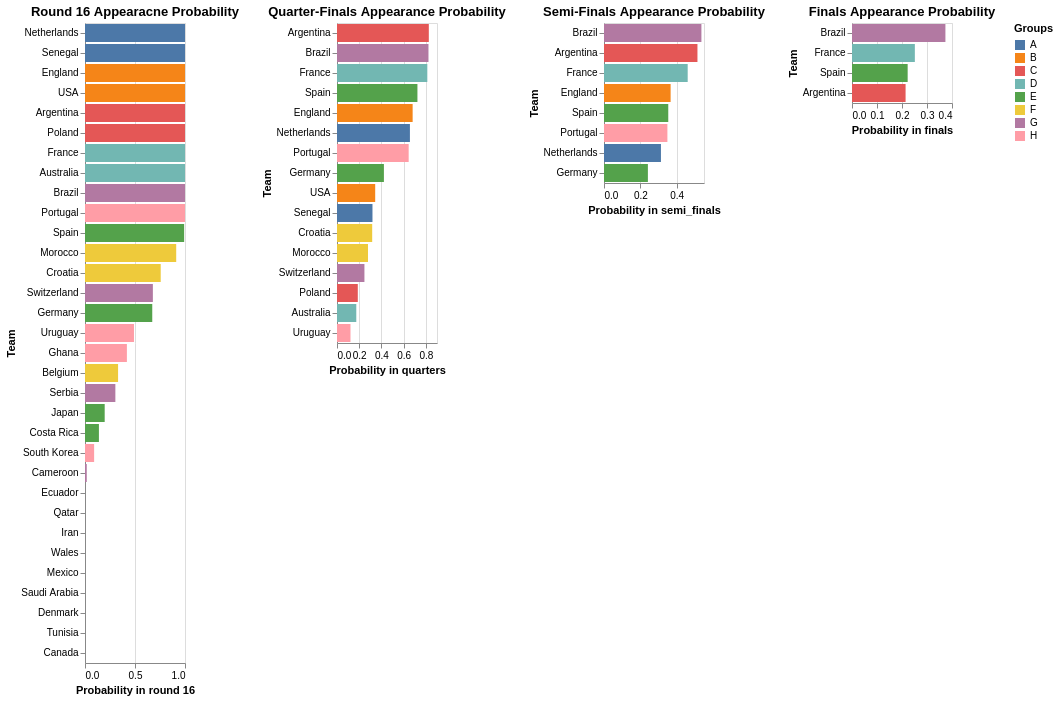

Vega-Lite specification for this chart:
### Vega-Lite specification from a JSON file in a GitHub repository (floating-point values rounded to 4 significant figures)
{"config": {"view": {"continuousWidth": 100, "continuousHeight": 100}}, "hconcat": [{"data": {"name": "data-f376c57174b79c258080a33457fbe157"}, "mark": "bar", "encoding": {"color": {"field": "group", "legend": {"title": "Groups"}, "type": "nominal"}, "tooltip": [{"field": "team", "type": "nominal"}, {"field": "make_round_of_16", "type": "quantitative"}], "x": {"field": "make_round_of_16", "title": "Probability in round 16", "type": "quantitative"}, "y": {"field": "team", "sort": "-x", "title": "Team", "type": "nominal"}}, "selection": {"selector216": {"type": "interval", "encodings": ["y"]}}, "title": "Round 16 Appearacne Probability"}, {"data": {"name": "data-2db8ddc316cecaf3ff98c6f0a971d65a"}, "mark": "bar", "encoding": {"color": {"field": "group", "legend": {"title": "Groups"}, "type": "nominal"}, "tooltip": [{"field": "team", "type": "nominal"}, {"field": "make_quarters", "type": "quantitative"}], "x": {"field": "make_quarters", "title": "Probability in quarters", "type": "quantitative"}, "y": {"field": "team", "sort": "-x", "title": "Team", "type": "nominal"}}, "selection": {"selector216": {"type": "interval", "encodings": ["y"]}}, "title": "Quarter-Finals Appearance Probability"}, {"data": {"name": "data-0d2ca94561ad717ebe8044854db4444f"}, "mark": "bar", "encoding": {"color": {"field": "group", "legend": {"title": "Groups"}, "type": "nominal"}, "tooltip": [{"field": "team", "type": "nominal"}, {"field": "make_semis", "type": "quantitative"}], "x": {"field": "make_semis", "title": "Probability in semi_finals", "type": "quantitative"}, "y": {"field": "team", "sort": "-x", "title": "Team", "type": "nominal"}}, "selection": {"selector216": {"type": "interval", "encodings": ["y"]}}, "title": "Semi-Finals Appearance Probability"}, {"data": {"name": "data-5a483a3a44ccfe800842f39fa7f07743"}, "mark": "bar", "encoding": {"color": {"field": "group", "legend": {"title": "Groups"}, "type": "nominal"}, "tooltip": [{"field": "team", "type": "nominal"}, {"field": "make_final", "type": "quantitative"}], "x": {"field": "make_final", "title": "Probability in finals", "type": "quantitative"}, "y": {"field": "team", "sort": "-x", "title": "Team", "type": "nominal"}}, "selection": {"selector216": {"type": "interval", "encodings": ["y"]}}, "title": "Finals Appearance Probability"}], "$schema": "https://vega.github.io/schema/vega-lite/v4.17.0.json", "datasets": {"data-f376c57174b79c258080a33457fbe157": [{"team": "Netherlands", "group": "A", "spi": 83.97, "sim_wins": 2.0, "sim_ties": 1.0, "sim_losses": 0.0, "sim_goal_diff": 4.0, "goals_scored": 5.0, "goals_against": 1.0, "group_1": 1.0, "make_round_of_16": 1.0, "make_quarters": 0.6562, "make_semis": 0.3132, "make_final": 0.1102, "win_league": 0.05378, "group16": "1"}, {"team": "Senegal", "group": "A", "spi": 75.47, "sim_wins": 2.0, "sim_ties": 0.0, "sim_losses": 1.0, "sim_goal_diff": 1.0, "goals_scored": 5.0, "goals_against": 4.0, "group_1": 0.0, "make_round_of_16": 1.0, "make_quarters": 0.3192, "make_semis": 0.1216, "make_final": 0.04702, "win_league": 0.0145, "group16": "2"}, {"team": "Ecuador", "group": "A", "spi": 73.84, "sim_wins": 1.0, "sim_ties": 1.0, "sim_losses": 1.0, "sim_goal_diff": 1.0, "goals_scored": 4.0, "goals_against": 3.0, "group_1": 0.0, "make_round_of_16": 0.0, "make_quarters": 0.0, "make_semis": 0.0, "make_final": 0.0, "win_league": 0.0, "group16": null}, {"team": "Qatar", "group": "A", "spi": 48.19, "sim_wins": 0.0, "sim_ties": 0.0, "sim_losses": 3.0, "sim_goal_diff": -6.0, "goals_scored": 1.0, "goals_against": 7.0, "group_1": 0.0, "make_round_of_16": 0.0, "make_quarters": 0.0, "make_semis": 0.0, "make_final": 0.0, "win_league": 0.0, "group16": null}, {"team": "England", "group": "B", "spi": 86.97, "sim_wins": 2.0, "sim_ties": 1.0, "sim_losses": 0.0, "sim_goal_diff": 7.0, "goals_scored": 9.0, "goals_against": 2.0, "group_1": 1.0, "make_round_of_16": 1.0, "make_quarters": 0.6808, "make_semis": 0.3664, "make_final": 0.1942, "win_league": 0.08616, "group16": "2"}, {"team": "USA", "group": "B", "spi": 73.07, "sim_wins": 1.0, "sim_ties": 2.0, "sim_losses": 0.0, "sim_goal_diff": 1.0, "goals_scored": 2.0, "goals_against": 1.0, "group_1": 0.0, "make_round_of_16": 1.0, "make_quarters": 0.3438, "make_semis": 0.1196, "make_final": 0.02891, "win_league": 0.01058, "group16": "1"}, {"team": "Iran", "group": "B", "spi": 68.31, "sim_wins": 1.0, "sim_ties": 0.0, "sim_losses": 2.0, "sim_goal_diff": -3.0, "goals_scored": 4.0, "goals_against": 7.0, "group_1": 0.0, "make_round_of_16": 0.0, "make_quarters": 0.0, "make_semis": 0.0, "make_final": 0.0, "win_league": 0.0, "group16": null}, {"team": "Wales", "group": "B", "spi": 62.48, "sim_wins": 0.0, "sim_ties": 1.0, "sim_losses": 2.0, "sim_goal_diff": -5.0, "goals_scored": 1.0, "goals_against": 6.0, "group_1": 0.0, "make_round_of_16": 0.0, "make_quarters": 0.0, "make_semis": 0.0, "make_final": 0.0, "win_league": 0.0, "group16": null}, {"team": "Argentina", "group": "C", "spi": 87.98, "sim_wins": 2.0, "sim_ties": 0.0, "sim_losses": 1.0, "sim_goal_diff": 3.0, "goals_scored": 5.0, "goals_against": 2.0, "group_1": 1.0, "make_round_of_16": 1.0, "make_quarters": 0.8264, "make_semis": 0.514, "make_final": 0.2143, "win_league": 0.1165, "group16": "3"}, {"team": "Poland", "group": "C", "spi": 65.77, "sim_wins": 1.0, "sim_ties": 1.0, "sim_losses": 1.0, "sim_goal_diff": 0.0, "goals_scored": 2.0, "goals_against": 2.0, "group_1": 0.0, "make_round_of_16": 1.0, "make_quarters": 0.1872, "make_semis": 0.05164, "make_final": 0.01424, "win_league": 0.00294, "group16": "4"}, {"team": "Mexico", "group": "C", "spi": 74.07, "sim_wins": 1.0, "sim_ties": 1.0, "sim_losses": 1.0, "sim_goal_diff": -1.0, "goals_scored": 2.0, "goals_against": 3.0, "group_1": 0.0, "make_round_of_16": 0.0, "make_quarters": 0.0, "make_semis": 0.0, "make_final": 0.0, "win_league": 0.0, "group16": null}, {"team": "Saudi Arabia", "group": "C", "spi": 60.44, "sim_wins": 1.0, "sim_ties": 0.0, "sim_losses": 2.0, "sim_goal_diff": -2.0, "goals_scored": 3.0, "goals_against": 5.0, "group_1": 0.0, "make_round_of_16": 0.0, "make_quarters": 0.0, "make_semis": 0.0, "make_final": 0.0, "win_league": 0.0, "group16": null}, {"team": "France", "group": "D", "spi": 88.57, "sim_wins": 2.0, "sim_ties": 0.0, "sim_losses": 1.0, "sim_goal_diff": 3.0, "goals_scored": 6.0, "goals_against": 3.0, "group_1": 1.0, "make_round_of_16": 1.0, "make_quarters": 0.8128, "make_semis": 0.4603, "make_final": 0.2514, "win_league": 0.1131, "group16": "4"}, {"team": "Australia", "group": "D", "spi": 63.05, "sim_wins": 2.0, "sim_ties": 0.0, "sim_losses": 1.0, "sim_goal_diff": -1.0, "goals_scored": 3.0, "goals_against": 4.0, "group_1": 0.0, "make_round_of_16": 1.0, "make_quarters": 0.1736, "make_semis": 0.05324, "make_final": 0.00808, "win_league": 0.00214, "group16": "3"}, {"team": "Denmark", "group": "D", "spi": 76.68, "sim_wins": 0.0, "sim_ties": 1.0, "sim_losses": 2.0, "sim_goal_diff": -2.0, "goals_scored": 1.0, "goals_against": 3.0, "group_1": 0.0, "make_round_of_16": 0.0, "make_quarters": 0.0, "make_semis": 0.0, "make_final": 0.0, "win_league": 0.0, "group16": null}, {"team": "Tunisia", "group": "D", "spi": 67.83, "sim_wins": 1.0, "sim_ties": 1.0, "sim_losses": 1.0, "sim_goal_diff": 0.0, "goals_scored": 1.0, "goals_against": 1.0, "group_1": 0.0, "make_round_of_16": 0.0, "make_quarters": 0.0, "make_semis": 0.0, "make_final": 0.0, "win_league": 0.0, "group16": null}, {"team": "Spain", "group": "E", "spi": 90.62, "sim_wins": 1.612, "sim_ties": 1.249, "sim_losses": 0.1392, "sim_goal_diff": 8.041, "goals_scored": 9.753, "goals_against": 1.711, "group_1": 0.8483, "make_round_of_16": 0.9914, "make_quarters": 0.7239, "make_semis": 0.3535, "make_final": 0.2226, "win_league": 0.1323, "group16": "5"}, {"team": "Germany", "group": "E", "spi": 88.86, "sim_wins": 0.8048, "sim_ties": 1.145, "sim_losses": 1.05, "sim_goal_diff": 1.017, "goals_scored": 4.518, "goals_against": 3.5, "group_1": 0.0, "make_round_of_16": 0.6726, "make_quarters": 0.4222, "make_semis": 0.2414, "make_final": 0.132, "win_league": 0.05971, "group16": "6"}, {"team": "Japan", "group": "E", "spi": 73.68, "sim_wins": 1.139, "sim_ties": 0.249, "sim_losses": 1.612, "sim_goal_diff": -1.041, "goals_scored": 2.711, "goals_against": 3.753, "group_1": 0.1392, "make_round_of_16": 0.1969, "make_quarters": 0.09658, "make_semis": 0.02746, "make_final": 0.0118, "win_league": 0.00417, "group16": null}, {"team": "Costa Rica", "group": "E", "spi": 52.9, "sim_wins": 1.05, "sim_ties": 0.1449, "sim_losses": 1.805, "sim_goal_diff": -8.017, "goals_scored": 1.5, "goals_against": 9.518, "group_1": 0.01247, "make_round_of_16": 0.1391, "make_quarters": 0.0306, "make_semis": 0.00581, "make_final": 0.00112, "win_league": 0.00015, "group16": null}, {"team": "Morocco", "group": "F", "spi": 74.99, "sim_wins": 1.396, "sim_ties": 1.317, "sim_losses": 0.2878, "sim_goal_diff": 2.213, "goals_scored": 3.2, "goals_against": 0.9867, "group_1": 0.2579, "make_round_of_16": 0.9121, "make_quarters": 0.2789, "make_semis": 0.08576, "make_final": 0.03484, "win_league": 0.01198, "group16": "6"}, {"team": "Croatia", "group": "F", "spi": 80.87, "sim_wins": 1.387, "sim_ties": 1.285, "sim_losses": 0.3277, "sim_goal_diff": 3.132, "goals_scored": 5.37, "goals_against": 2.238, "group_1": 0.5435, "make_round_of_16": 0.7571, "make_quarters": 0.3167, "make_semis": 0.1384, "make_final": 0.06353, "win_league": 0.02498, "group16": "5"}, {"team": "Belgium", "group": "F", "spi": 79.44, "sim_wins": 1.328, "sim_ties": 0.2855, "sim_losses": 1.387, "sim_goal_diff": -1.132, "goals_scored": 2.238, "goals_against": 3.37, "group_1": 0.1986, "make_round_of_16": 0.3308, "make_quarters": 0.1311, "make_semis": 0.05339, "make_final": 0.02348, "win_league": 0.00891, "group16": null}, {"team": "Canada", "group": "F", "spi": 71.52, "sim_wins": 0.2878, "sim_ties": 0.3167, "sim_losses": 2.396, "sim_goal_diff": -4.213, "goals_scored": 1.987, "goals_against": 6.2, "group_1": 0.0, "make_round_of_16": 0.0, "make_quarters": 0.0, "make_semis": 0.0, "make_final": 0.0, "win_league": 0.0, "group16": null}, {"team": "Brazil", "group": "G", "spi": 93.48, "sim_wins": 2.811, "sim_ties": 0.1536, "sim_losses": 0.0357, "sim_goal_diff": 4.939, "goals_scored": 5.254, "goals_against": 0.3151, "group_1": 0.9959, "make_round_of_16": 1.0, "make_quarters": 0.8233, "make_semis": 0.5358, "make_final": 0.3737, "win_league": 0.2477, "group16": "7"}, {"team": "Switzerland", "group": "G", "spi": 77.0, "sim_wins": 1.397, "sim_ties": 0.2926, "sim_losses": 1.311, "sim_goal_diff": 0.1824, "goals_scored": 2.355, "goals_against": 2.173, "group_1": 0.00413, "make_round_of_16": 0.6787, "make_quarters": 0.2469, "make_semis": 0.1025, "make_final": 0.04106, "win_league": 0.01404, "group16": "8"}, {"team": "Serbia", "group": "G", "spi": 74.72, "sim_wins": 0.3106, "sim_ties": 1.293, "sim_losses": 1.397, "sim_goal_diff": -2.182, "goals_scored": 4.173, "goals_against": 6.355, "group_1": 0.0, "make_round_of_16": 0.3036, "make_quarters": 0.1023, "make_semis": 0.03996, "make_final": 0.01558, "win_league": 0.0046, "group16": null}, {"team": "Cameroon", "group": "G", "spi": 64.48, "sim_wins": 0.0357, "sim_ties": 1.154, "sim_losses": 1.811, "sim_goal_diff": -2.939, "goals_scored": 3.315, "goals_against": 6.254, "group_1": 0.0, "make_round_of_16": 0.01764, "make_quarters": 0.00474, "make_semis": 0.00154, "make_final": 0.00066, "win_league": 0.00012, "group16": null}, {"team": "Portugal", "group": "H", "spi": 87.55, "sim_wins": 2.588, "sim_ties": 0.2455, "sim_losses": 0.1664, "sim_goal_diff": 3.941, "goals_scored": 6.803, "goals_against": 2.862, "group_1": 0.9886, "make_round_of_16": 1.0, "make_quarters": 0.645, "make_semis": 0.3487, "make_final": 0.1818, "win_league": 0.07915, "group16": "8"}, {"team": "Uruguay", "group": "H", "spi": 79.28, "sim_wins": 0.5664, "sim_ties": 1.277, "sim_losses": 1.157, "sim_goal_diff": -1.146, "goals_scored": 1.537, "goals_against": 2.683, "group_1": 0.0, "make_round_of_16": 0.4898, "make_quarters": 0.1213, "make_semis": 0.05119, "make_final": 0.02476, "win_league": 0.01112, "group16": "7"}, {"team": "Ghana", "group": "H", "spi": 60.5, "sim_wins": 1.157, "sim_ties": 0.2766, "sim_losses": 1.566, "sim_goal_diff": -0.8536, "goals_scored": 5.683, "goals_against": 6.537, "group_1": 0.01145, "make_round_of_16": 0.419, "make_quarters": 0.0395, "make_semis": 0.00901, "make_final": 0.0023, "win_league": 0.00044, "group16": null}, {"team": "South Korea", "group": "H", "spi": 70.35, "sim_wins": 0.1664, "sim_ties": 1.245, "sim_losses": 1.588, "sim_goal_diff": -1.941, "goals_scored": 2.862, "goals_against": 4.803, "group_1": 0.0, "make_round_of_16": 0.09123, "make_quarters": 0.01693, "make_semis": 0.00563, "make_final": 0.00237, "win_league": 0.00094, "group16": null}], "data-2db8ddc316cecaf3ff98c6f0a971d65a": [{"index": 0, "team": "Netherlands", "group": "A", "group16": "1", "make_round_of_16": 1.0, "make_quarters": 0.6562, "make_semis": 0.3132, "make_final": 0.1102, "win_league": 0.05378, "group8": "1"}, {"index": 5, "team": "USA", "group": "B", "group16": "1", "make_round_of_16": 1.0, "make_quarters": 0.3438, "make_semis": 0.1196, "make_final": 0.02891, "win_league": 0.01058, "group8": null}, {"index": 4, "team": "England", "group": "B", "group16": "2", "make_round_of_16": 1.0, "make_quarters": 0.6808, "make_semis": 0.3664, "make_final": 0.1942, "win_league": 0.08616, "group8": "2"}, {"index": 1, "team": "Senegal", "group": "A", "group16": "2", "make_round_of_16": 1.0, "make_quarters": 0.3192, "make_semis": 0.1216, "make_final": 0.04702, "win_league": 0.0145, "group8": null}, {"index": 8, "team": "Argentina", "group": "C", "group16": "3", "make_round_of_16": 1.0, "make_quarters": 0.8264, "make_semis": 0.514, "make_final": 0.2143, "win_league": 0.1165, "group8": "1"}, {"index": 13, "team": "Australia", "group": "D", "group16": "3", "make_round_of_16": 1.0, "make_quarters": 0.1736, "make_semis": 0.05324, "make_final": 0.00808, "win_league": 0.00214, "group8": null}, {"index": 12, "team": "France", "group": "D", "group16": "4", "make_round_of_16": 1.0, "make_quarters": 0.8128, "make_semis": 0.4603, "make_final": 0.2514, "win_league": 0.1131, "group8": "2"}, {"index": 9, "team": "Poland", "group": "C", "group16": "4", "make_round_of_16": 1.0, "make_quarters": 0.1872, "make_semis": 0.05164, "make_final": 0.01424, "win_league": 0.00294, "group8": null}, {"index": 16, "team": "Spain", "group": "E", "group16": "5", "make_round_of_16": 0.9914, "make_quarters": 0.7239, "make_semis": 0.3535, "make_final": 0.2226, "win_league": 0.1323, "group8": "3"}, {"index": 21, "team": "Croatia", "group": "F", "group16": "5", "make_round_of_16": 0.7571, "make_quarters": 0.3167, "make_semis": 0.1384, "make_final": 0.06353, "win_league": 0.02498, "group8": null}, {"index": 17, "team": "Germany", "group": "E", "group16": "6", "make_round_of_16": 0.6726, "make_quarters": 0.4222, "make_semis": 0.2414, "make_final": 0.132, "win_league": 0.05971, "group8": "3"}, {"index": 20, "team": "Morocco", "group": "F", "group16": "6", "make_round_of_16": 0.9121, "make_quarters": 0.2789, "make_semis": 0.08576, "make_final": 0.03484, "win_league": 0.01198, "group8": null}, {"index": 24, "team": "Brazil", "group": "G", "group16": "7", "make_round_of_16": 1.0, "make_quarters": 0.8233, "make_semis": 0.5358, "make_final": 0.3737, "win_league": 0.2477, "group8": "4"}, {"index": 29, "team": "Uruguay", "group": "H", "group16": "7", "make_round_of_16": 0.4898, "make_quarters": 0.1213, "make_semis": 0.05119, "make_final": 0.02476, "win_league": 0.01112, "group8": null}, {"index": 28, "team": "Portugal", "group": "H", "group16": "8", "make_round_of_16": 1.0, "make_quarters": 0.645, "make_semis": 0.3487, "make_final": 0.1818, "win_league": 0.07915, "group8": "4"}, {"index": 25, "team": "Switzerland", "group": "G", "group16": "8", "make_round_of_16": 0.6787, "make_quarters": 0.2469, "make_semis": 0.1025, "make_final": 0.04106, "win_league": 0.01404, "group8": null}], "data-0d2ca94561ad717ebe8044854db4444f": [{"index": 4, "team": "Argentina", "group": "C", "group8": "1", "make_quarters": 0.8264, "make_semis": 0.514, "make_final": 0.2143, "win_league": 0.1165, "group4": "1"}, {"index": 0, "team": "Netherlands", "group": "A", "group8": "1", "make_quarters": 0.6562, "make_semis": 0.3132, "make_final": 0.1102, "win_league": 0.05378, "group4": null}, {"index": 6, "team": "France", "group": "D", "group8": "2", "make_quarters": 0.8128, "make_semis": 0.4603, "make_final": 0.2514, "win_league": 0.1131, "group4": "1"}, {"index": 2, "team": "England", "group": "B", "group8": "2", "make_quarters": 0.6808, "make_semis": 0.3664, "make_final": 0.1942, "win_league": 0.08616, "group4": null}, {"index": 8, "team": "Spain", "group": "E", "group8": "3", "make_quarters": 0.7239, "make_semis": 0.3535, "make_final": 0.2226, "win_league": 0.1323, "group4": "2"}, {"index": 10, "team": "Germany", "group": "E", "group8": "3", "make_quarters": 0.4222, "make_semis": 0.2414, "make_final": 0.132, "win_league": 0.05971, "group4": null}, {"index": 12, "team": "Brazil", "group": "G", "group8": "4", "make_quarters": 0.8233, "make_semis": 0.5358, "make_final": 0.3737, "win_league": 0.2477, "group4": "2"}, {"index": 14, "team": "Portugal", "group": "H", "group8": "4", "make_quarters": 0.645, "make_semis": 0.3487, "make_final": 0.1818, "win_league": 0.07915, "group4": null}], "data-5a483a3a44ccfe800842f39fa7f07743": [{"index": 0, "team": "Argentina", "group": "C", "group4": "1", "make_semis": 0.514, "make_final": 0.2143, "win_league": 0.1165}, {"index": 2, "team": "France", "group": "D", "group4": "1", "make_semis": 0.4603, "make_final": 0.2514, "win_league": 0.1131}, {"index": 6, "team": "Brazil", "group": "G", "group4": "2", "make_semis": 0.5358, "make_final": 0.3737, "win_league": 0.2477}, {"index": 4, "team": "Spain", "group": "E", "group4": "2", "make_semis": 0.3535, "make_final": 0.2226, "win_league": 0.1323}]}}
